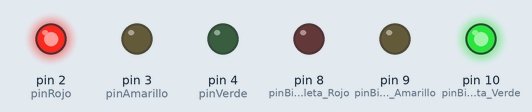
Bench run of a sketch on a simulated Arduino Uno, built with avr-gcc and run on an emulated ATmega328P. Shown: output pins drawn as LEDs (lit = HIGH).

Above: at 5.0 s.
At 11.2 s:
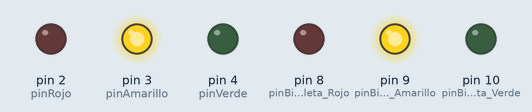
At 20.0 s:
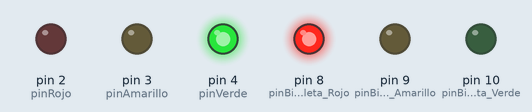
Timing chart, 0 to 35.8 s (numbered marks = the images above):
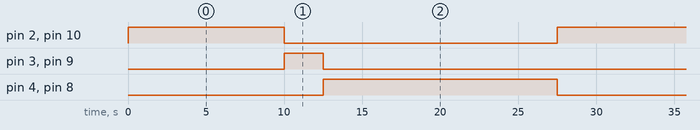

Measured:
- by itself, pin 2 (pinRojo), pin 10 (pinBicicleta_Verde): alternates HIGH for 10.0 s and LOW for 17.5 s
- by itself, pin 3 (pinAmarillo), pin 9 (pinBicicleta_Amarillo): alternates HIGH for 2.5 s and LOW for 25.0 s
- by itself, pin 4 (pinVerde), pin 8 (pinBicicleta_Rojo): alternates HIGH for 15.0 s and LOW for 12.5 s

The sketch:

semaforo.ino
```cpp
// Definición de los pines para cada LED
const int pinRojo = 2;
const int pinAmarillo = 3;
const int pinVerde = 4;

const int pinBicicleta_Rojo = 8;
const int pinBicicleta_Amarillo = 9;
const int pinBicicleta_Verde = 10;

void setup() {
  // Configurar los pines digitales como salidas
  pinMode(pinRojo, OUTPUT);
  pinMode(pinAmarillo, OUTPUT);
  pinMode(pinVerde, OUTPUT);

  pinMode(pinBicicleta_Rojo, OUTPUT);
  pinMode(pinBicicleta_Amarillo, OUTPUT);
  pinMode(pinBicicleta_Verde, OUTPUT);
}

void loop() {
  semaforo();
}

void semaforo() {
// 1. ROJO ENCIENDE (Alto total, amarillo se apaga)
  digitalWrite(pinVerde, LOW);
  digitalWrite(pinAmarillo, LOW);
  digitalWrite(pinRojo, HIGH);

  digitalWrite(pinBicicleta_Verde, HIGH);
  digitalWrite(pinBicicleta_Amarillo, LOW);
  digitalWrite(pinBicicleta_Rojo, LOW);
  delay(10000); // Mantiene el rojo por 5 segundos

  // 2. AMARILLO ENCIENDE (Precaución, verde se apaga)
  digitalWrite(pinVerde, LOW);
  digitalWrite(pinAmarillo, HIGH);
  digitalWrite(pinRojo, LOW);
  digitalWrite(pinBicicleta_Verde, LOW);
  digitalWrite(pinBicicleta_Amarillo, HIGH);
  digitalWrite(pinBicicleta_Rojo, LOW);
  delay(2500); // Mantiene el amarillo por 2 segundos

  // 3. VERDE ENCIENDE (Los demás apagados)
  digitalWrite(pinVerde, HIGH);
  digitalWrite(pinAmarillo, LOW);
  digitalWrite(pinRojo, LOW);
  digitalWrite(pinBicicleta_Verde, LOW);
  digitalWrite(pinBicicleta_Amarillo, LOW);
  digitalWrite(pinBicicleta_Rojo, HIGH);
  delay(15000); // Mantiene el verde por 5 segundos
}

void bicicleta() {

}
```
